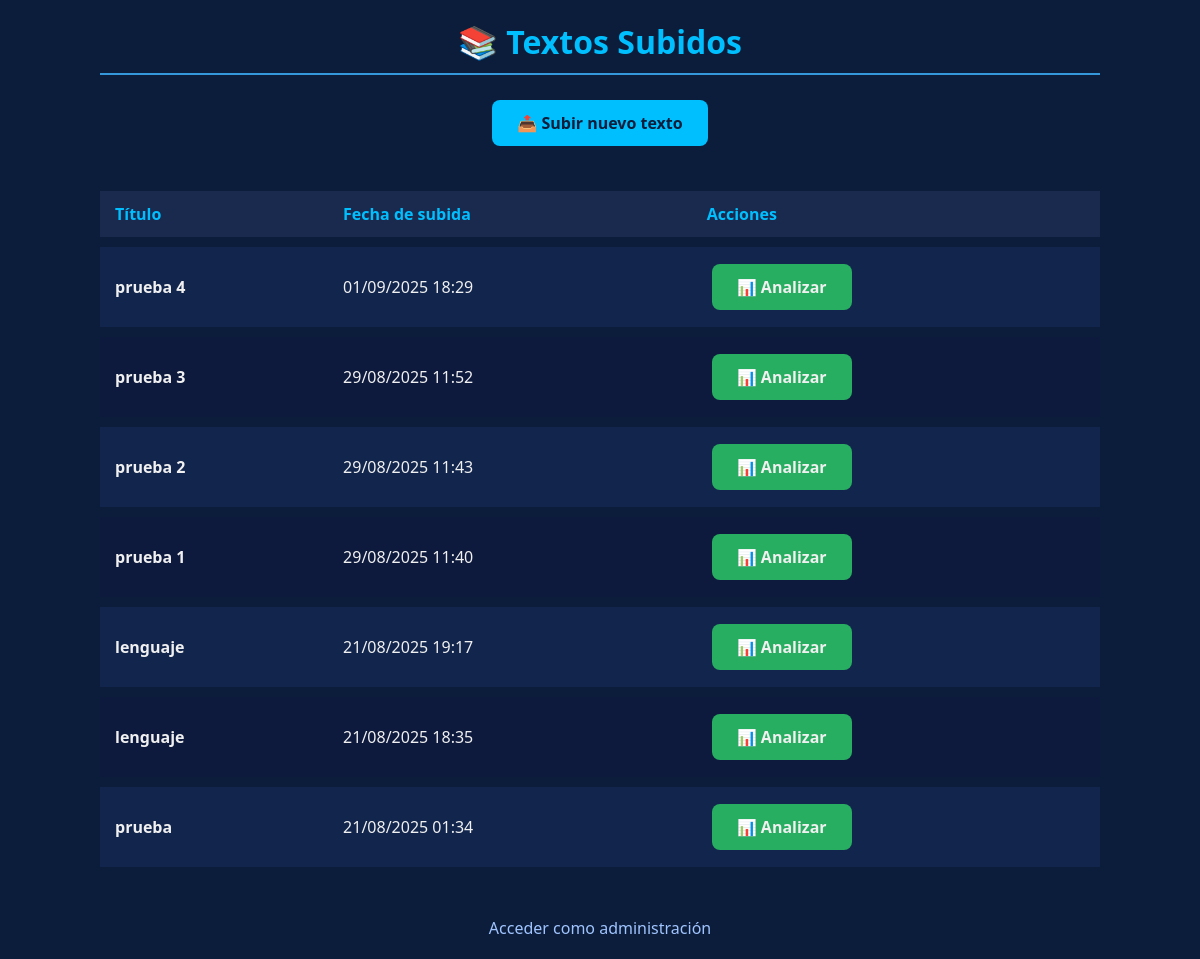
Before: / with the older database file.
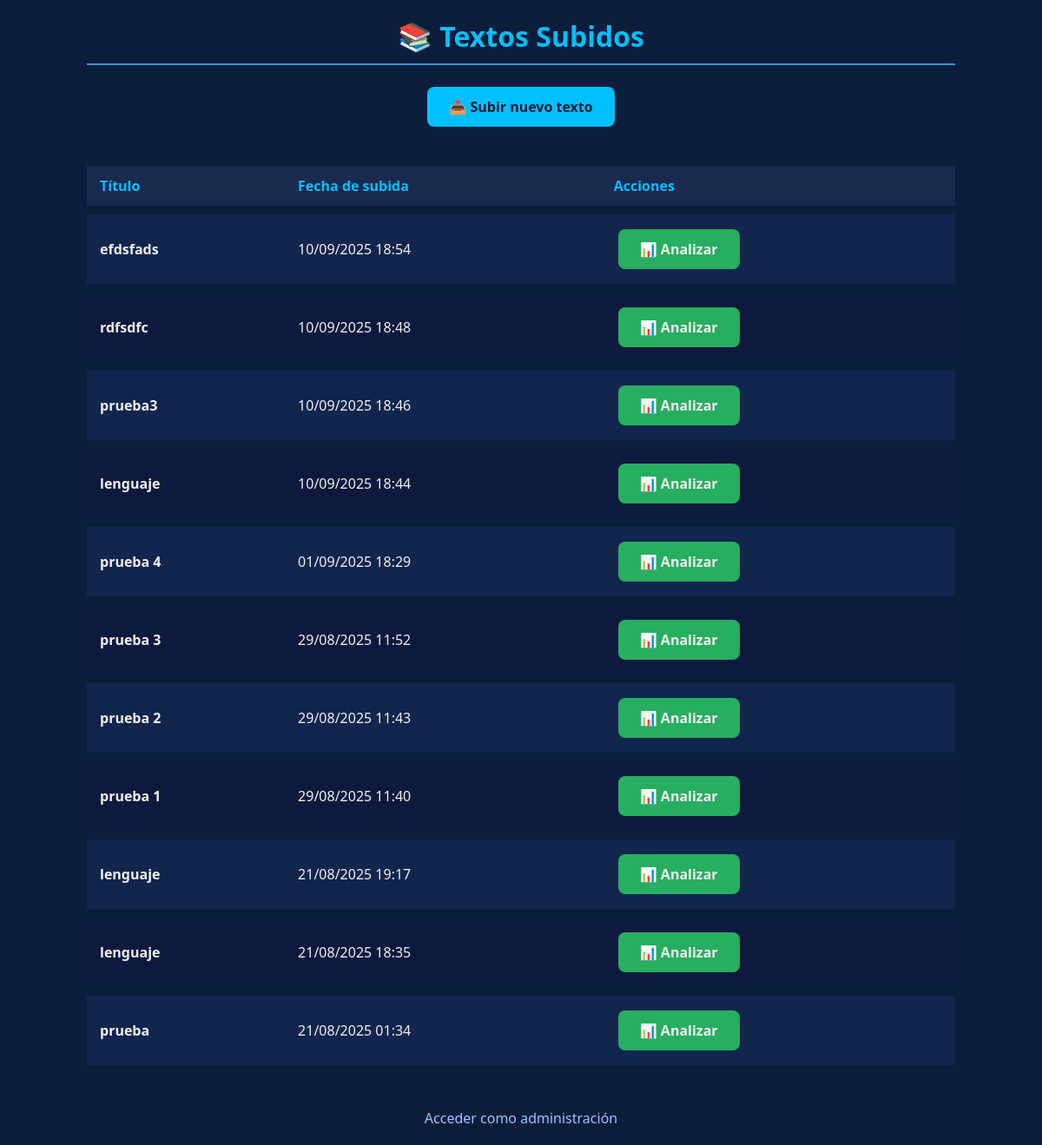
After: the same page with the newer database file.
### analisis/models.py (models this page shows, shortened)
class TextoAnalizado(models.Model):
    titulo = models.CharField(max_length=200)
    archivo = models.FileField(upload_to='textos/')
    fecha_subida = models.DateTimeField(auto_now_add=True)

### analisis/views.py (the view)
# urls.py: path('', views.lista_textos, name='lista_textos'),
def lista_textos(request):
    textos = TextoAnalizado.objects.all().order_by('-fecha_subida')
    return render(request, 'lista.html', {'textos': textos})

### analisis/templates/lista.html (shortened to what this page needs)
<!DOCTYPE html>
<html lang="es">
<head>
</head>
<body>
<div class="dashboard">
    <h1>📚 Textos Subidos</h1>
    <div class="btn-container">
        <a href="{% url 'subir_texto' %}" class="btn">📤 Subir nuevo texto</a>
    </div>
    {% if textos %}
    <table>
        <thead>
            <tr>
                <th>Título</th>
                <th>Fecha de subida</th>
                <th>Acciones</th>
            </tr>
        </thead>
        <tbody>
            {% for texto in textos %}
            <tr>
                <td><strong>{{ texto.titulo }}</strong></td>
                <td>{{ texto.fecha_subida|date:"d/m/Y H:i" }}</td>
                <td>
                    <a href="{% url 'analizar_texto' texto.id %}" class="btn btn-analizar">📊 Analizar</a>
                </td>
            </tr>
            {% endfor %}
        </tbody>
    </table>
    {% else %}
    <div class="empty-state">
        <div>📝</div>
        <h3>No hay textos subidos</h3>
        <p>Sube tu primer archivo de texto para comenzar el análisis</p>
    </div>
    {% endif %}
    <a href="/admin/" class="admin-link">Acceder como administración</a>
</div>
</body>
</html>

### analisis/templates/lista.html (style rules this page uses)
* { margin: 0; padding: 0; box-sizing: border-box; }
body { font-family: 'Segoe UI', Tahoma, Geneva, Verdana, sans-serif; background-color: #0b1d3a; color: #f0f0f0; min-height: 100vh; padding: 20px; display: flex; justify-content: center; }
.dashboard { width: 100%; max-width: 1000px; }
h1 { text-align: center; font-size: 32px; color: #00bfff; margin-bottom: 20px; border-bottom: 2px solid #3498db; padding-bottom: 10px; }
.btn-container { text-align: center; margin-bottom: 30px; }
.btn { display: inline-block; padding: 12px 25px; border-radius: 8px; font-weight: bold; text-decoration: none; color: #0b1d3a; background-color: #00bfff; margin: 5px; transition: background 0.3s, transform 0.2s; }
table { width: 100%; border-collapse: separate; border-spacing: 0 10px; margin-bottom: 40px; }
th, td { padding: 12px 15px; text-align: left; }
th { background-color: #1a2a4f; color: #00bfff; font-size: 16px; }
tr { background-color: #11254d; border-radius: 8px; }
tr:nth-child(even) { background-color: #0d1a3d; }
td a.btn-analizar { background-color: #27ae60; color: #f0f0f0; }
.admin-link { display: block; text-align: center; margin-top: 20px; color: #a0c4ff; text-decoration: none; transition: color 0.3s; }

Changed rows visible on the page:
added TextoAnalizado: titulo "efdsfads", fecha_subida "10/09/2025 18:54"
added TextoAnalizado: titulo "rdfsdfc", fecha_subida "10/09/2025 18:48"
added TextoAnalizado: titulo "prueba3", fecha_subida "10/09/2025 18:46"
added TextoAnalizado: titulo "lenguaje", fecha_subida "10/09/2025 18:44"
